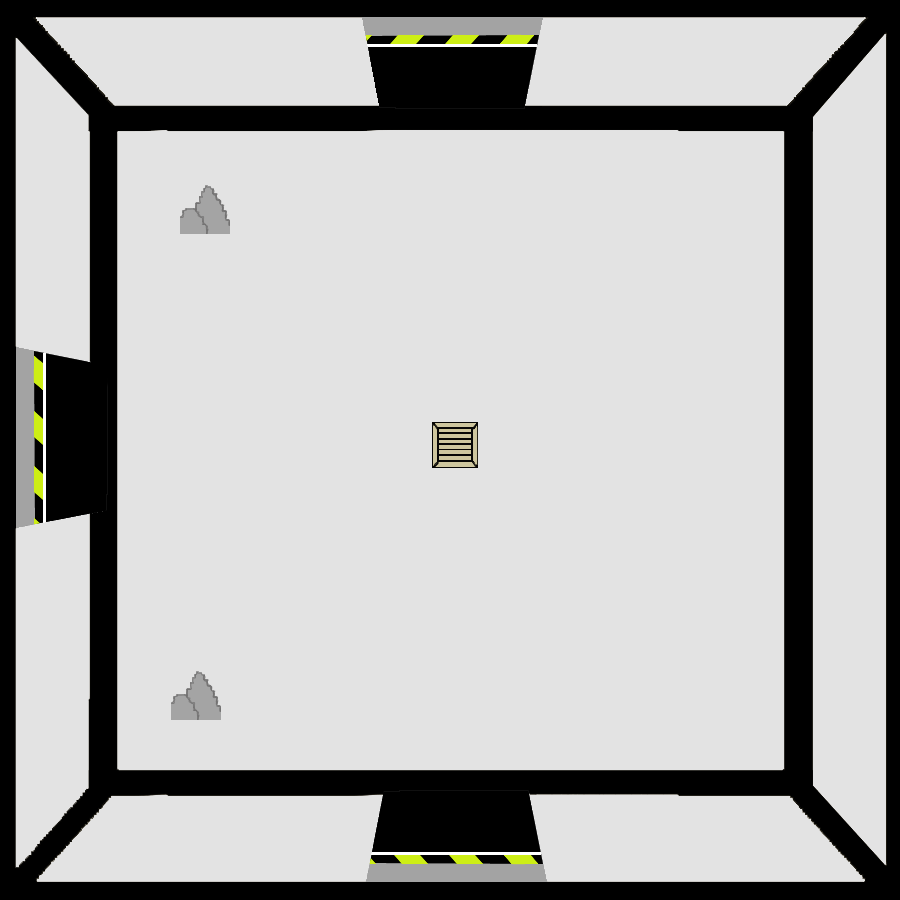

Tiled map render using the project's own tile images. Description and the map definition, with tile-layer contents summarised, below:
An orthogonal 100x100 tile map with 9x9 px tiles, 2 tile layers (SALA, OBJETOS), 3 tilesets.

<map version="1.2" tiledversion="1.3.3" orientation="orthogonal" renderorder="right-down" width="100" height="100" tilewidth="9" tileheight="9" infinite="0" nextlayerid="3" nextobjectid="1">
 <tileset firstgid="1" source="LAB7.tsx" />
 <tileset firstgid="10001" source="CAJA.tsx" />
 <tileset firstgid="10026" source="ROCAS.tsx" />
 <layer id="1" name="SALA" width="100" height="100">
  <data>[10000 cells, 10000 non-empty, 10000 distinct tile ids]</data>
 </layer>
 <layer id="2" name="OBJETOS" width="100" height="100">
  <data>[10000 cells, 667 non-empty, 666 distinct tile ids]</data>
 </layer>
</map>
